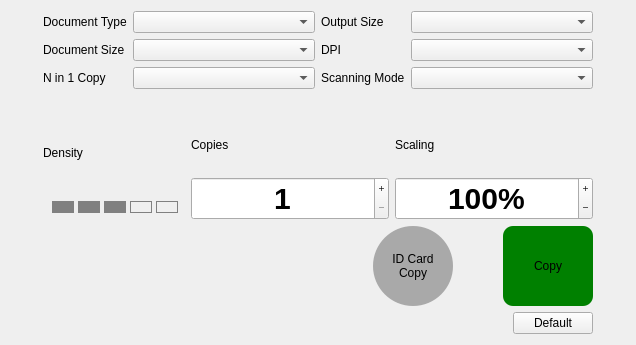
<?xml version="1.0" encoding="UTF-8"?>
<ui version="4.0">
 <class>NewWidget</class>
 <widget class="QWidget" name="NewWidget">
  <property name="geometry">
   <rect>
    <x>0</x>
    <y>0</y>
    <width>636</width>
    <height>345</height>
   </rect>
  </property>
  <property name="windowTitle">
   <string>Form</string>
  </property>
  <property name="styleSheet">
   <string notr="true">QSpinBox{
	min-width:4em;
	max-width:4em;
font: bold 30px;
}

QComboBox{
min-width:180px;
max-width:180px;
}
#Density_1,#Density_2,#Density_3,#Density_4,#Density_5{
	min-width:20px;
	max-width:20px;
	min-height:10px;
	max-height:10px;
	border:1px solid gray;
}
#Density
{
min-width:142;
	max-width:142;
	min-height:28;
	max-height:28;
/*	background-color:darkgray;*/
}
#Density_1,#Density_2,#Density_3
{
	background-color:gray;
}
#Density_4,#Density_5
{
/*	background-color:yellow;*/
}

QToolButton{
 border-radius: 40px;
min-width:80px;
max-width:80px;
min-height:80px;
max-height:80px;
	background-color: darkgray; border: none;
}

QToolButton:hover{
border: 2px solid red;
}

#IDCardCopy:checked{
	background-color:green;
}

#Copy{
min-width:90px;
max-width:90px;
 border-radius: 10px;
}

#Copy:!enabled{
	background-color:gray;
}
#Copy:enabled{
	background-color:green;
}
#Copy:pressed{
	background-color:blue;
}

#Default{
	max-width:100px
}</string>
  </property>
  <layout class="QHBoxLayout" name="horizontalLayout">
   <item>
    <spacer name="horizontalSpacer_2">
     <property name="orientation">
      <enum>Qt::Horizontal</enum>
     </property>
     <property name="sizeHint" stdset="0">
      <size>
       <width>40</width>
       <height>20</height>
      </size>
     </property>
    </spacer>
   </item>
   <item>
    <layout class="QVBoxLayout" name="verticalLayout_2">
     <item>
      <layout class="QHBoxLayout" name="horizontalLayout_5">
       <item>
        <layout class="QFormLayout" name="formLayout_2">
         <item row="1" column="0">
          <widget class="QLabel" name="label_10">
           <property name="text">
            <string>Document Type</string>
           </property>
          </widget>
         </item>
         <item row="1" column="1">
          <widget class="QComboBox" name="comboBox_5"/>
         </item>
         <item row="2" column="0">
          <widget class="QLabel" name="label_14">
           <property name="text">
            <string>Document Size</string>
           </property>
          </widget>
         </item>
         <item row="2" column="1">
          <widget class="QComboBox" name="comboBox"/>
         </item>
         <item row="3" column="1">
          <widget class="QComboBox" name="comboBox_4"/>
         </item>
         <item row="3" column="0">
          <widget class="QLabel" name="label_12">
           <property name="text">
            <string>N in 1 Copy</string>
           </property>
          </widget>
         </item>
        </layout>
       </item>
       <item>
        <layout class="QFormLayout" name="formLayout">
         <item row="1" column="0">
          <widget class="QLabel" name="label_13">
           <property name="text">
            <string>Output Size</string>
           </property>
          </widget>
         </item>
         <item row="1" column="1">
          <widget class="QComboBox" name="comboBox_3"/>
         </item>
         <item row="2" column="1">
          <widget class="QComboBox" name="comboBox_2"/>
         </item>
         <item row="2" column="0">
          <widget class="QLabel" name="label_11">
           <property name="text">
            <string>DPI</string>
           </property>
          </widget>
         </item>
         <item row="3" column="1">
          <widget class="QComboBox" name="comboBox_6"/>
         </item>
         <item row="3" column="0">
          <widget class="QLabel" name="label_2">
           <property name="text">
            <string>Scanning Mode</string>
           </property>
          </widget>
         </item>
        </layout>
       </item>
      </layout>
     </item>
     <item>
      <layout class="QHBoxLayout" name="horizontalLayout_7">
       <item>
        <layout class="QVBoxLayout" name="verticalLayout_3">
         <item>
          <widget class="QLabel" name="label_3">
           <property name="text">
            <string>Density</string>
           </property>
          </widget>
         </item>
         <item>
          <widget class="QWidget" name="Density" native="true">
           <layout class="QHBoxLayout" name="horizontalLayout_4">
            <item alignment="Qt::AlignVCenter">
             <widget class="QLabel" name="Density_1"/>
            </item>
            <item>
             <widget class="QLabel" name="Density_2"/>
            </item>
            <item>
             <widget class="QLabel" name="Density_3"/>
            </item>
            <item>
             <widget class="QLabel" name="Density_4"/>
            </item>
            <item>
             <widget class="QLabel" name="Density_5"/>
            </item>
           </layout>
          </widget>
         </item>
        </layout>
       </item>
       <item>
        <layout class="QVBoxLayout" name="verticalLayout_5">
         <item>
          <widget class="QLabel" name="label_4">
           <property name="text">
            <string>Copies</string>
           </property>
          </widget>
         </item>
         <item>
          <widget class="QSpinBox" name="spinBox_2">
           <property name="alignment">
            <set>Qt::AlignCenter</set>
           </property>
           <property name="buttonSymbols">
            <enum>QAbstractSpinBox::PlusMinus</enum>
           </property>
           <property name="minimum">
            <number>1</number>
           </property>
          </widget>
         </item>
        </layout>
       </item>
       <item>
        <layout class="QVBoxLayout" name="verticalLayout_4">
         <item>
          <widget class="QLabel" name="label">
           <property name="text">
            <string>Scaling</string>
           </property>
          </widget>
         </item>
         <item>
          <widget class="QSpinBox" name="spinBox">
           <property name="alignment">
            <set>Qt::AlignCenter</set>
           </property>
           <property name="buttonSymbols">
            <enum>QAbstractSpinBox::PlusMinus</enum>
           </property>
           <property name="suffix">
            <string>%</string>
           </property>
           <property name="minimum">
            <number>25</number>
           </property>
           <property name="maximum">
            <number>400</number>
           </property>
           <property name="value">
            <number>100</number>
           </property>
          </widget>
         </item>
        </layout>
       </item>
      </layout>
     </item>
     <item>
      <layout class="QHBoxLayout" name="horizontalLayout_3">
       <property name="spacing">
        <number>50</number>
       </property>
       <property name="leftMargin">
        <number>50</number>
       </property>
       <item>
        <spacer name="horizontalSpacer">
         <property name="orientation">
          <enum>Qt::Horizontal</enum>
         </property>
         <property name="sizeHint" stdset="0">
          <size>
           <width>40</width>
           <height>20</height>
          </size>
         </property>
        </spacer>
       </item>
       <item>
        <widget class="QToolButton" name="IDCardCopy">
         <property name="text">
          <string>ID Card
Copy</string>
         </property>
         <property name="checkable">
          <bool>true</bool>
         </property>
        </widget>
       </item>
       <item>
        <widget class="QToolButton" name="Copy">
         <property name="text">
          <string>Copy</string>
         </property>
        </widget>
       </item>
      </layout>
     </item>
     <item>
      <layout class="QHBoxLayout" name="horizontalLayout_6">
       <item>
        <spacer name="horizontalSpacer_4">
         <property name="orientation">
          <enum>Qt::Horizontal</enum>
         </property>
         <property name="sizeHint" stdset="0">
          <size>
           <width>40</width>
           <height>20</height>
          </size>
         </property>
        </spacer>
       </item>
       <item alignment="Qt::AlignLeft">
        <widget class="QPushButton" name="Default">
         <property name="text">
          <string>Default</string>
         </property>
        </widget>
       </item>
      </layout>
     </item>
    </layout>
   </item>
   <item>
    <spacer name="horizontalSpacer_3">
     <property name="orientation">
      <enum>Qt::Horizontal</enum>
     </property>
     <property name="sizeHint" stdset="0">
      <size>
       <width>40</width>
       <height>20</height>
      </size>
     </property>
    </spacer>
   </item>
  </layout>
 </widget>
 <resources/>
 <connections/>
</ui>
